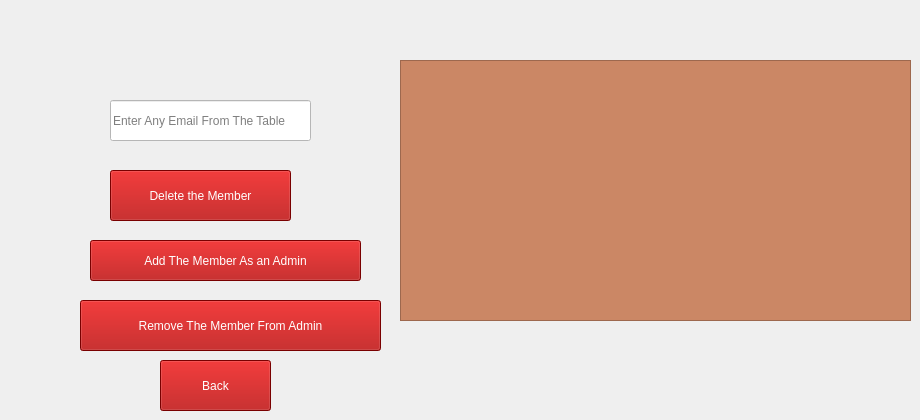
      <widget class="QWidget" name="EditMemberPage">
       <widget class="QTableView" name="Members">
        <property name="geometry">
         <rect>
          <x>400</x>
          <y>60</y>
          <width>511</width>
          <height>261</height>
         </rect>
        </property>
        <property name="styleSheet">
         <string notr="true">background-color: rgb(203, 135, 101);</string>
        </property>
       </widget>
       <widget class="QLineEdit" name="EnterName">
        <property name="geometry">
         <rect>
          <x>110</x>
          <y>100</y>
          <width>201</width>
          <height>41</height>
         </rect>
        </property>
        <property name="styleSheet">
         <string notr="true">background-color: rgb(255, 255, 255);</string>
        </property>
        <property name="placeholderText">
         <string>Enter Any Email From The Table</string>
        </property>
       </widget>
       <widget class="QPushButton" name="DeleteMemberButton">
        <property name="geometry">
         <rect>
          <x>110</x>
          <y>170</y>
          <width>181</width>
          <height>51</height>
         </rect>
        </property>
        <property name="styleSheet">
         <string notr="true">background-color: rgb(170, 0, 0);
color: rgb(255, 255, 255);
font: 700 9pt &quot;Segoe UI&quot;;
font: 700 9pt &quot;Segoe UI&quot;;
font: 14pt &quot;Segoe UI&quot;;</string>
        </property>
        <property name="text">
         <string>Delete the Member</string>
        </property>
       </widget>
       <widget class="QPushButton" name="AddAdminButton">
        <property name="geometry">
         <rect>
          <x>90</x>
          <y>240</y>
          <width>271</width>
          <height>41</height>
         </rect>
        </property>
        <property name="styleSheet">
         <string notr="true">background-color: rgb(170, 0, 0);
color: rgb(255, 255, 255);
font: 700 9pt &quot;Segoe UI&quot;;
font: 700 9pt &quot;Segoe UI&quot;;
font: 14pt &quot;Segoe UI&quot;;</string>
        </property>
        <property name="text">
         <string>Add The Member As an Admin</string>
        </property>
       </widget>
       <widget class="QPushButton" name="RemoveAdminButton">
        <property name="geometry">
         <rect>
          <x>80</x>
          <y>300</y>
          <width>301</width>
          <height>51</height>
         </rect>
        </property>
        <property name="styleSheet">
         <string notr="true">background-color: rgb(170, 0, 0);
color: rgb(255, 255, 255);
font: 700 9pt &quot;Segoe UI&quot;;
font: 700 9pt &quot;Segoe UI&quot;;
font: 14pt &quot;Segoe UI&quot;;</string>
        </property>
        <property name="text">
         <string>Remove The Member From Admin</string>
        </property>
       </widget>
       <widget class="QPushButton" name="BackButton_3">
        <property name="geometry">
         <rect>
          <x>160</x>
          <y>360</y>
          <width>111</width>
          <height>51</height>
         </rect>
        </property>
        <property name="styleSheet">
         <string notr="true">background-color: rgb(170, 0, 0);
color: rgb(255, 255, 255);
font: 700 9pt &quot;Segoe UI&quot;;
font: 700 9pt &quot;Segoe UI&quot;;
font: 14pt &quot;Segoe UI&quot;;</string>
        </property>
        <property name="text">
         <string>Back</string>
        </property>
       </widget>
      </widget>
